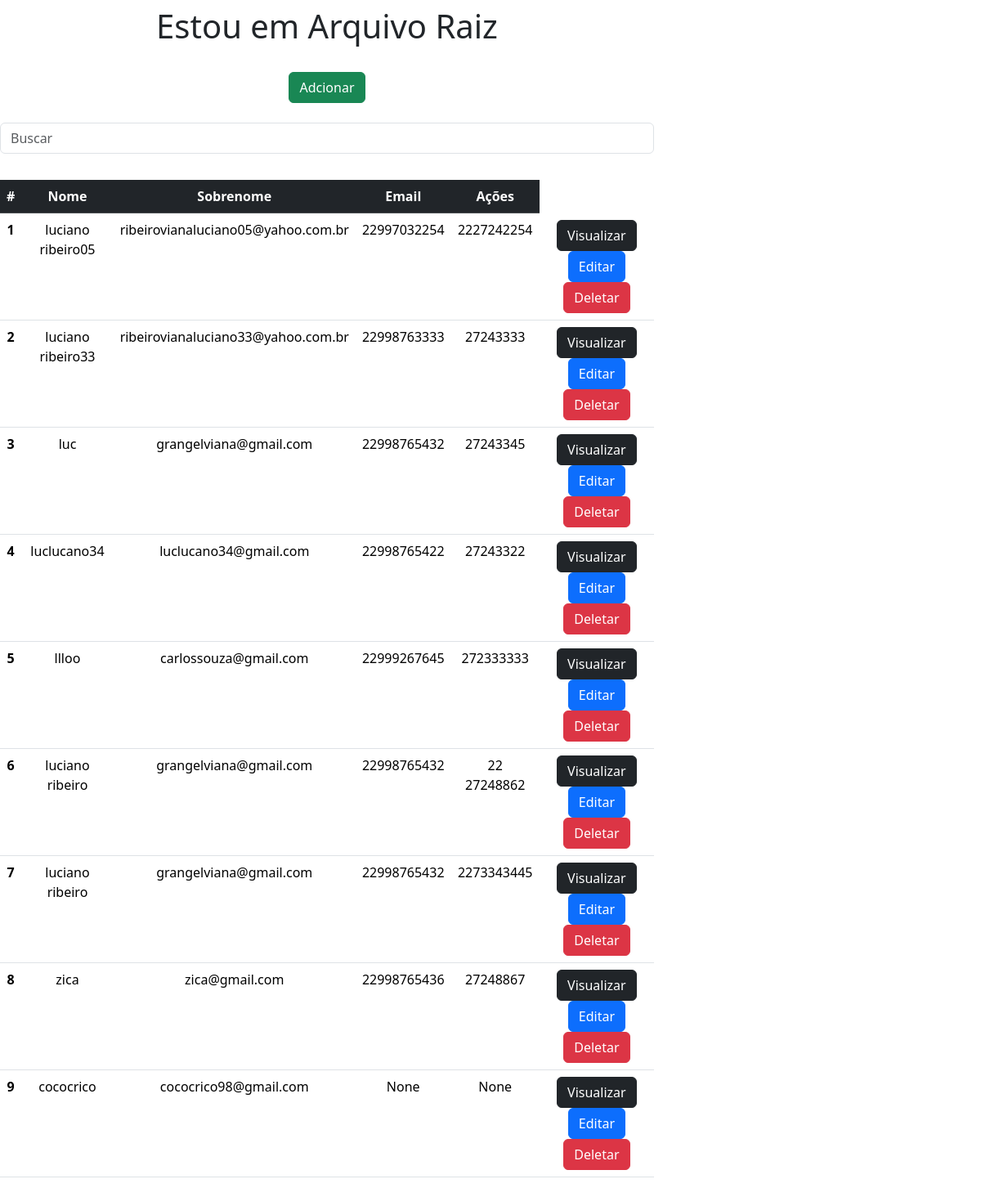
Before: /cliente/ with the older database file.
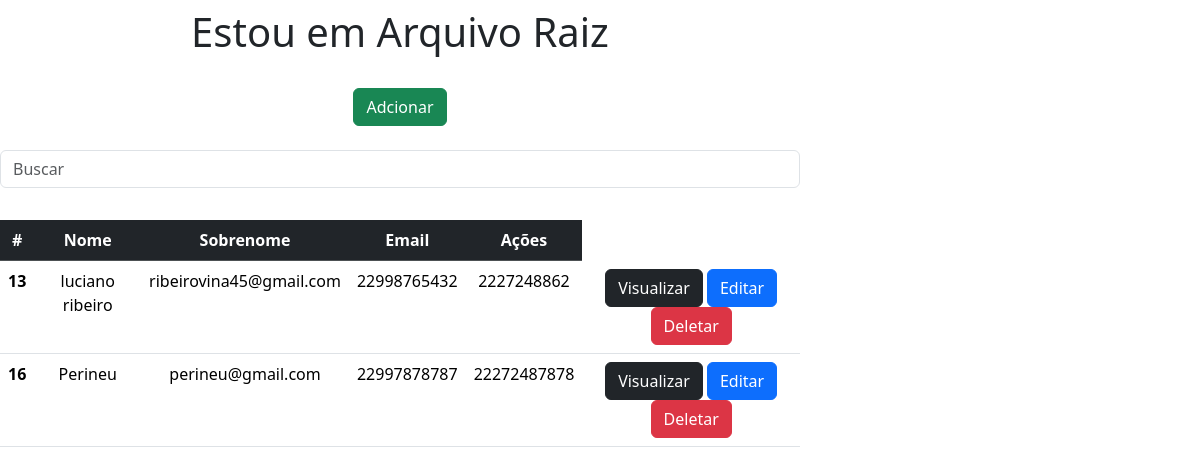
After: the same page with the newer database file.
### cliente/models.py (models this page shows, shortened)
class Cliente(models.Model):
    nome = models.CharField(max_length=50)
    email = models.EmailField(max_length=50)
    celular = models.CharField(max_length=11, blank=True, null=True, verbose_name='Nº telefone celular')
    telefone_fixo = models.CharField(max_length=11, blank=True, null=True, verbose_name='Nº telefone fixo')

### cliente/views.py (the view)
# urls.py: path('cliente/', views.cliente, name='cliente'),
def cliente(request):
    data ={}
    search = request.GET.get('search')
    if search:
        data['db'] = Cliente.objects.filter(nome__icontains=search)
    else:
        data['db'] = Cliente.objects.all()
    return render(request,'index.html' ,data)

### cliente/templates/index.html (shortened to what this page needs)
<!DOCTYPE html>
<html>
    <head>
        <link href="https://cdn.jsdelivr.net/npm/bootstrap@5.3.3/dist/css/bootstrap.min.css" rel="stylesheet">
    </head>
    <body>
       <div class="col-8 m-alto pt-2 pb-2 text-center">
            <h1>Estou em Arquivo Raiz</h1>
       </div>
       <div class="col-8 m-alto pt-3 pb-2 text-center">
            <a href="/formulario" class="btn btn-success">Adcionar</a>
       </div>
        <div class="col-8 m-alto pt-3 pb-2 text-center">
            <form>
                <input type="text" id="search" name="search" class="form-control" placeholder="Buscar" >
            </form>
       </div>
       <div class="col-8 m-alto pt-4 pb-2 text-center">
            <table class="table">
                <thead class="table-dark">
                    <tr>
                    <th scope="col">#</th>
                    <th scope="col">Nome</th>
                    <th scope="col">Sobrenome</th>
                    <th scope="col">Email</th>
                    <th scope="col">Ações</th>
                    </tr>
                </thead>
                <tbody>
                {% for dbs in db %}
                <tr>
                    <th>{{dbs.id}}</th>
                    <td>{{dbs.nome}}</td>
                    <td>{{dbs.email}}</td>
                    <td>{{dbs.celular}}</td>
                    <td>{{dbs.telefone_fixo}}</td>
                    <td>
                        <a href="/view/{{dbs.id}}/" class=" btn btn-dark "> Visualizar </a>
                        <a href="/edit/{{dbs.id}}/" class=" btn btn-primary "> Editar </a>
                        <a href="/delete/{{dbs.id}}/" class=" btn btn-danger btnDel"> Deletar </a>
                    </td>
                </tr>
                {% endfor %}
                </tbody>
            </table>
       </div>
      {% load static %}
    </body>
</html>

Changed rows visible on the page:
removed Cliente: id "1", nome "luciano ribeiro05", email "ribeirovianaluciano05@yahoo.com.br", celular "22997032254", telefone_fixo "2227242254"
removed Cliente: id "2", nome "luciano ribeiro33", email "ribeirovianaluciano33@yahoo.com.br", celular "22998763333", telefone_fixo "27243333"
removed Cliente: id "3", nome "luc", email "grangelviana@gmail.com", celular "22998765432", telefone_fixo "27243345"
removed Cliente: id "4", nome "luclucano34", email "luclucano34@gmail.com", celular "22998765422", telefone_fixo "27243322"
removed Cliente: id "5", nome "llloo", email "carlossouza@gmail.com", celular "22999267645", telefone_fixo "272333333"
removed Cliente: id "6", nome "luciano ribeiro", email "grangelviana@gmail.com", celular "22998765432", telefone_fixo "22 27248862"
removed Cliente: id "7", nome "luciano ribeiro", email "grangelviana@gmail.com", celular "22998765432", telefone_fixo "2273343445"
removed Cliente: id "8", nome "zica", email "zica@gmail.com", celular "22998765436", telefone_fixo "27248867"
removed Cliente: id "9", nome "cococrico", email "cococrico98@gmail.com", celular "None", telefone_fixo "None"
added Cliente: id "13", nome "luciano ribeiro", email "ribeirovina45@gmail.com", celular "22998765432", telefone_fixo "2227248862"
added Cliente: id "16", nome "Perineu", email "perineu@gmail.com", celular "22997878787", telefone_fixo "22272487878"
